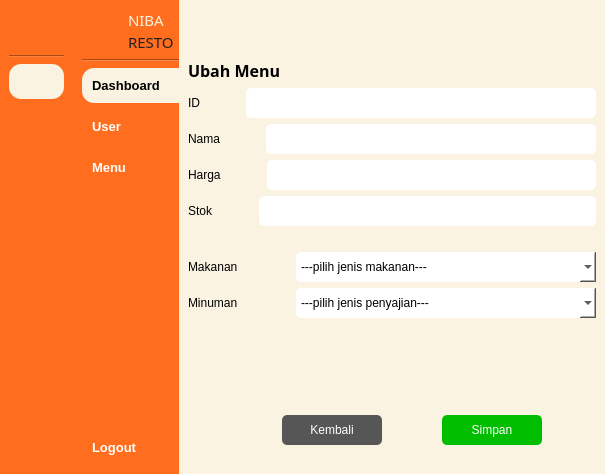
<?xml version="1.0" encoding="UTF-8"?>
<ui version="4.0">
 <class>MainWindow</class>
 <widget class="QMainWindow" name="MainWindow">
  <property name="geometry">
   <rect>
    <x>0</x>
    <y>0</y>
    <width>614</width>
    <height>474</height>
   </rect>
  </property>
  <property name="windowTitle">
   <string>MainWindow</string>
  </property>
  <property name="styleSheet">
   <string notr="true">background-color: rgb(255, 255, 255);</string>
  </property>
  <widget class="QWidget" name="centralwidget">
   <layout class="QGridLayout" name="gridLayout">
    <property name="leftMargin">
     <number>0</number>
    </property>
    <property name="topMargin">
     <number>0</number>
    </property>
    <property name="rightMargin">
     <number>0</number>
    </property>
    <property name="bottomMargin">
     <number>0</number>
    </property>
    <property name="horizontalSpacing">
     <number>0</number>
    </property>
    <item row="0" column="0">
     <widget class="QWidget" name="icon_only_widget" native="true">
      <property name="maximumSize">
       <size>
        <width>75</width>
        <height>16777215</height>
       </size>
      </property>
      <property name="styleSheet">
       <string notr="true">QPushButton {
	text-align: center;
	border-radius: 12px;
    padding: 10px;
    border: 0px;
	color: white;
    font-weight: 600;
}

QPushButton:hover {
	background-color: rgb(181, 171, 146);
}

QPushButton:checked {
	color: black;
	background-color: #FAF3E1;
}

QWidget {
	background-color: #FF6D1F;
}</string>
      </property>
      <layout class="QVBoxLayout" name="verticalLayout">
       <item>
        <layout class="QVBoxLayout" name="verticalLayout_7">
         <item>
          <layout class="QHBoxLayout" name="horizontalLayout_4">
           <property name="rightMargin">
            <number>5</number>
           </property>
           <item>
            <widget class="QLabel" name="label_4">
             <property name="sizePolicy">
              <sizepolicy hsizetype="Fixed" vsizetype="Fixed">
               <horstretch>0</horstretch>
               <verstretch>0</verstretch>
              </sizepolicy>
             </property>
             <property name="minimumSize">
              <size>
               <width>40</width>
               <height>40</height>
              </size>
             </property>
             <property name="maximumSize">
              <size>
               <width>40</width>
               <height>40</height>
              </size>
             </property>
             <property name="styleSheet">
              <string notr="true">QLabel {
    background-color: transparent;
    border-radius: 20px;
    background-image: url(:/yourpic.png);
    background-repeat: no-repeat;
    background-position: center;
}
</string>
             </property>
             <property name="text">
              <string/>
             </property>
             <property name="pixmap">
              <pixmap resource="images.qrc">:/image/images/logo-rounded.png</pixmap>
             </property>
             <property name="scaledContents">
              <bool>true</bool>
             </property>
            </widget>
           </item>
          </layout>
         </item>
         <item>
          <widget class="Line" name="line">
           <property name="orientation">
            <enum>Qt::Horizontal</enum>
           </property>
          </widget>
         </item>
         <item>
          <widget class="QPushButton" name="btn_dashboard_icon">
           <property name="font">
            <font>
             <family>Microsoft Sans Serif</family>
             <pointsize>10</pointsize>
             <weight>75</weight>
             <bold>true</bold>
            </font>
           </property>
           <property name="styleSheet">
            <string notr="true"/>
           </property>
           <property name="text">
            <string/>
           </property>
           <property name="icon">
            <iconset resource="images.qrc">
             <normaloff>:/image/images/mage--home-fill-off.png</normaloff>
             <normalon>:/image/images/mage--home-fill.png</normalon>
             <disabledoff>:/image/images/mage--home-fill-off.png</disabledoff>
             <disabledon>:/image/images/mage--home-fill.png</disabledon>
             <activeoff>:/image/images/mage--home-fill-off.png</activeoff>
             <activeon>:/image/images/mage--home-fill.png</activeon>
             <selectedoff>:/image/images/mage--home-fill-off.png</selectedoff>
             <selectedon>:/image/images/mage--home-fill.png</selectedon>:/image/images/mage--home-fill-off.png</iconset>
           </property>
           <property name="iconSize">
            <size>
             <width>20</width>
             <height>20</height>
            </size>
           </property>
           <property name="checkable">
            <bool>true</bool>
           </property>
           <property name="checked">
            <bool>true</bool>
           </property>
           <property name="autoExclusive">
            <bool>true</bool>
           </property>
          </widget>
         </item>
         <item>
          <widget class="QPushButton" name="btn_user_icon">
           <property name="font">
            <font>
             <family>MS Sans Serif</family>
             <pointsize>10</pointsize>
             <weight>75</weight>
             <bold>true</bold>
            </font>
           </property>
           <property name="styleSheet">
            <string notr="true"/>
           </property>
           <property name="text">
            <string/>
           </property>
           <property name="icon">
            <iconset resource="images.qrc">
             <normaloff>:/image/images/mage--users-fill-off.png</normaloff>
             <normalon>:/image/images/mage--users-fill.png</normalon>:/image/images/mage--users-fill-off.png</iconset>
           </property>
           <property name="iconSize">
            <size>
             <width>20</width>
             <height>20</height>
            </size>
           </property>
           <property name="checkable">
            <bool>true</bool>
           </property>
           <property name="autoExclusive">
            <bool>true</bool>
           </property>
          </widget>
         </item>
         <item>
          <widget class="QPushButton" name="btn_menu_icon">
           <property name="font">
            <font>
             <family>MS Sans Serif</family>
             <pointsize>10</pointsize>
             <weight>75</weight>
             <bold>true</bold>
            </font>
           </property>
           <property name="styleSheet">
            <string notr="true"/>
           </property>
           <property name="text">
            <string/>
           </property>
           <property name="icon">
            <iconset resource="images.qrc">
             <normaloff>:/image/images/mage--clipboard-2-fill-off.png</normaloff>
             <normalon>:/image/images/mage--clipboard-2-fill.png</normalon>:/image/images/mage--clipboard-2-fill-off.png</iconset>
           </property>
           <property name="iconSize">
            <size>
             <width>20</width>
             <height>20</height>
            </size>
           </property>
           <property name="checkable">
            <bool>true</bool>
           </property>
           <property name="autoExclusive">
            <bool>true</bool>
           </property>
          </widget>
         </item>
         <item>
          <spacer name="verticalSpacer_3">
           <property name="orientation">
            <enum>Qt::Vertical</enum>
           </property>
           <property name="sizeHint" stdset="0">
            <size>
             <width>40</width>
             <height>200</height>
            </size>
           </property>
          </spacer>
         </item>
         <item>
          <widget class="QPushButton" name="btn_logout_icon">
           <property name="font">
            <font>
             <family>MS Sans Serif</family>
             <pointsize>10</pointsize>
             <weight>75</weight>
             <bold>true</bold>
            </font>
           </property>
           <property name="styleSheet">
            <string notr="true">QPushButton {
	border-radius: 12px;
}</string>
           </property>
           <property name="text">
            <string/>
           </property>
           <property name="icon">
            <iconset resource="images.qrc">
             <normaloff>:/image/images/mage--shut-down-fill-off.png</normaloff>
             <normalon>:/image/images/mage--shut-down-fill.png</normalon>:/image/images/mage--shut-down-fill-off.png</iconset>
           </property>
           <property name="iconSize">
            <size>
             <width>20</width>
             <height>20</height>
            </size>
           </property>
          </widget>
         </item>
        </layout>
       </item>
      </layout>
     </widget>
    </item>
    <item row="0" column="1">
     <widget class="QWidget" name="icon_name_widget" native="true">
      <property name="maximumSize">
       <size>
        <width>150</width>
        <height>16777215</height>
       </size>
      </property>
      <property name="styleSheet">
       <string notr="true">QPushButton {
	text-align: left;
	border-top-left-radius: 12px;
	border-bottom-left-radius: 12px;
    padding: 10px;
    border: 0px;
	color: white;
    font-weight: 600;
}

QPushButton:hover {
	background-color: rgb(181, 171, 146);
}

QPushButton:checked {
	color: black;
	background-color: #FAF3E1;
}

QWidget {
	background-color: #FF6D1F;
}</string>
      </property>
      <layout class="QVBoxLayout" name="verticalLayout_4">
       <property name="leftMargin">
        <number>9</number>
       </property>
       <property name="topMargin">
        <number>9</number>
       </property>
       <property name="rightMargin">
        <number>0</number>
       </property>
       <property name="bottomMargin">
        <number>9</number>
       </property>
       <item>
        <layout class="QVBoxLayout" name="verticalLayout_2">
         <item>
          <layout class="QHBoxLayout" name="horizontalLayout_2">
           <property name="rightMargin">
            <number>5</number>
           </property>
           <item>
            <widget class="QLabel" name="label_2">
             <property name="sizePolicy">
              <sizepolicy hsizetype="Fixed" vsizetype="Fixed">
               <horstretch>0</horstretch>
               <verstretch>0</verstretch>
              </sizepolicy>
             </property>
             <property name="minimumSize">
              <size>
               <width>40</width>
               <height>40</height>
              </size>
             </property>
             <property name="maximumSize">
              <size>
               <width>40</width>
               <height>40</height>
              </size>
             </property>
             <property name="styleSheet">
              <string notr="true">QLabel {
    background-color: transparent;
    border-radius: 20px;
    background-image: url(:/yourpic.png);
    background-repeat: no-repeat;
    background-position: center;
}
</string>
             </property>
             <property name="text">
              <string/>
             </property>
             <property name="pixmap">
              <pixmap resource="images.qrc">:/image/images/logo-rounded.png</pixmap>
             </property>
             <property name="scaledContents">
              <bool>true</bool>
             </property>
            </widget>
           </item>
           <item>
            <layout class="QVBoxLayout" name="verticalLayout_3">
             <property name="spacing">
              <number>0</number>
             </property>
             <item>
              <widget class="QLabel" name="label_3">
               <property name="maximumSize">
                <size>
                 <width>50</width>
                 <height>16777215</height>
                </size>
               </property>
               <property name="font">
                <font>
                 <family>Bauhaus 93</family>
                 <pointsize>11</pointsize>
                 <weight>50</weight>
                 <bold>false</bold>
                 <strikeout>false</strikeout>
                 <kerning>true</kerning>
                </font>
               </property>
               <property name="styleSheet">
                <string notr="true">color: #FAF3E1;</string>
               </property>
               <property name="text">
                <string>NIBA</string>
               </property>
               <property name="textFormat">
                <enum>Qt::PlainText</enum>
               </property>
              </widget>
             </item>
             <item>
              <widget class="QLabel" name="label_5">
               <property name="sizePolicy">
                <sizepolicy hsizetype="Minimum" vsizetype="Preferred">
                 <horstretch>0</horstretch>
                 <verstretch>0</verstretch>
                </sizepolicy>
               </property>
               <property name="maximumSize">
                <size>
                 <width>50</width>
                 <height>16777215</height>
                </size>
               </property>
               <property name="font">
                <font>
                 <family>Bauhaus 93</family>
                 <pointsize>11</pointsize>
                 <weight>50</weight>
                 <bold>false</bold>
                 <strikeout>false</strikeout>
                 <kerning>true</kerning>
                </font>
               </property>
               <property name="styleSheet">
                <string notr="true">color: #222222;</string>
               </property>
               <property name="text">
                <string>RESTO</string>
               </property>
               <property name="textFormat">
                <enum>Qt::PlainText</enum>
               </property>
               <property name="scaledContents">
                <bool>false</bool>
               </property>
              </widget>
             </item>
            </layout>
           </item>
          </layout>
         </item>
         <item>
          <widget class="Line" name="line_2">
           <property name="orientation">
            <enum>Qt::Horizontal</enum>
           </property>
          </widget>
         </item>
         <item>
          <widget class="QPushButton" name="btn_dashboard_expanded">
           <property name="font">
            <font>
             <family>Microsoft Sans Serif</family>
             <pointsize>10</pointsize>
             <weight>75</weight>
             <bold>true</bold>
            </font>
           </property>
           <property name="styleSheet">
            <string notr="true"/>
           </property>
           <property name="text">
            <string>Dashboard</string>
           </property>
           <property name="icon">
            <iconset resource="images.qrc">
             <normaloff>:/image/images/mage--home-fill-off.png</normaloff>
             <normalon>:/image/images/mage--home-fill.png</normalon>
             <disabledoff>:/image/images/mage--home-fill-off.png</disabledoff>
             <disabledon>:/image/images/mage--home-fill.png</disabledon>
             <activeoff>:/image/images/mage--home-fill-off.png</activeoff>
             <activeon>:/image/images/mage--home-fill.png</activeon>
             <selectedoff>:/image/images/mage--home-fill-off.png</selectedoff>
             <selectedon>:/image/images/mage--home-fill.png</selectedon>:/image/images/mage--home-fill-off.png</iconset>
           </property>
           <property name="iconSize">
            <size>
             <width>20</width>
             <height>20</height>
            </size>
           </property>
           <property name="checkable">
            <bool>true</bool>
           </property>
           <property name="checked">
            <bool>true</bool>
           </property>
           <property name="autoExclusive">
            <bool>true</bool>
           </property>
          </widget>
         </item>
         <item>
          <widget class="QPushButton" name="btn_user_expanded">
           <property name="font">
            <font>
             <family>MS Sans Serif</family>
             <pointsize>10</pointsize>
             <weight>75</weight>
             <bold>true</bold>
            </font>
           </property>
           <property name="styleSheet">
            <string notr="true"/>
           </property>
           <property name="text">
            <string>User</string>
           </property>
           <property name="icon">
            <iconset resource="images.qrc">
             <normaloff>:/image/images/mage--users-fill-off.png</normaloff>
             <normalon>:/image/images/mage--users-fill.png</normalon>:/image/images/mage--users-fill-off.png</iconset>
           </property>
           <property name="iconSize">
            <size>
             <width>20</width>
             <height>20</height>
            </size>
           </property>
           <property name="checkable">
            <bool>true</bool>
           </property>
           <property name="autoExclusive">
            <bool>true</bool>
           </property>
          </widget>
         </item>
         <item>
          <widget class="QPushButton" name="btn_menu_expanded">
           <property name="font">
            <font>
             <family>MS Sans Serif</family>
             <pointsize>10</pointsize>
             <weight>75</weight>
             <bold>true</bold>
            </font>
           </property>
           <property name="styleSheet">
            <string notr="true"/>
           </property>
           <property name="text">
            <string>Menu</string>
           </property>
           <property name="icon">
            <iconset resource="images.qrc">
             <normaloff>:/image/images/mage--clipboard-2-fill-off.png</normaloff>
             <normalon>:/image/images/mage--clipboard-2-fill.png</normalon>:/image/images/mage--clipboard-2-fill-off.png</iconset>
           </property>
           <property name="iconSize">
            <size>
             <width>20</width>
             <height>20</height>
            </size>
           </property>
           <property name="checkable">
            <bool>true</bool>
           </property>
           <property name="autoExclusive">
            <bool>true</bool>
           </property>
          </widget>
         </item>
         <item>
          <spacer name="verticalSpacer_2">
           <property name="orientation">
            <enum>Qt::Vertical</enum>
           </property>
           <property name="sizeHint" stdset="0">
            <size>
             <width>40</width>
             <height>200</height>
            </size>
           </property>
          </spacer>
         </item>
         <item>
          <widget class="QPushButton" name="btn_logout_expanded">
           <property name="font">
            <font>
             <family>MS Sans Serif</family>
             <pointsize>10</pointsize>
             <weight>75</weight>
             <bold>true</bold>
            </font>
           </property>
           <property name="styleSheet">
            <string notr="true">QPushButton {
	border-radius: 12px;
}</string>
           </property>
           <property name="text">
            <string>Logout</string>
           </property>
           <property name="icon">
            <iconset resource="images.qrc">
             <normaloff>:/image/images/mage--shut-down-fill-off.png</normaloff>
             <normalon>:/image/images/mage--shut-down-fill.png</normalon>:/image/images/mage--shut-down-fill-off.png</iconset>
           </property>
           <property name="iconSize">
            <size>
             <width>20</width>
             <height>20</height>
            </size>
           </property>
          </widget>
         </item>
        </layout>
       </item>
      </layout>
     </widget>
    </item>
    <item row="0" column="2">
     <widget class="QWidget" name="main_menu" native="true">
      <property name="styleSheet">
       <string notr="true">background-color: rgb(255, 255, 255);</string>
      </property>
      <layout class="QVBoxLayout" name="verticalLayout_5">
       <property name="spacing">
        <number>0</number>
       </property>
       <property name="leftMargin">
        <number>0</number>
       </property>
       <property name="topMargin">
        <number>0</number>
       </property>
       <property name="bottomMargin">
        <number>0</number>
       </property>
       <item>
        <widget class="QWidget" name="widget" native="true">
         <property name="minimumSize">
          <size>
           <width>0</width>
           <height>50</height>
          </size>
         </property>
         <property name="maximumSize">
          <size>
           <width>16777215</width>
           <height>50</height>
          </size>
         </property>
         <property name="styleSheet">
          <string notr="true">background-color: rgb(250, 243, 225);</string>
         </property>
         <layout class="QHBoxLayout" name="horizontalLayout_6">
          <item>
           <layout class="QHBoxLayout" name="horizontalLayout">
            <item>
             <widget class="QPushButton" name="btn_expand">
              <property name="styleSheet">
               <string notr="true">QPushButton {
	text-align: left;
	border-radius: 12px;
    padding: 10px;
    border: 0px;
	color: black;
    font-weight: 600;
}

QPushButton:hover {
	background-color: #F5E7C6;
}

QPushButton:checked {
	background-color: #222222;
}</string>
              </property>
              <property name="text">
               <string/>
              </property>
              <property name="icon">
               <iconset resource="images.qrc">
                <normaloff>:/image/images/mage--dash-menu-off.png</normaloff>
                <normalon>:/image/images/mage--double-arrow-left-off.png</normalon>:/image/images/mage--dash-menu-off.png</iconset>
              </property>
              <property name="iconSize">
               <size>
                <width>20</width>
                <height>20</height>
               </size>
              </property>
              <property name="checkable">
               <bool>true</bool>
              </property>
             </widget>
            </item>
            <item>
             <spacer name="horizontalSpacer">
              <property name="orientation">
               <enum>Qt::Vertical</enum>
              </property>
              <property name="sizeHint" stdset="0">
               <size>
                <width>118</width>
                <height>20</height>
               </size>
              </property>
             </spacer>
            </item>
           </layout>
          </item>
         </layout>
        </widget>
       </item>
       <item>
        <widget class="QWidget" name="widget_2" native="true">
         <property name="styleSheet">
          <string notr="true">QWidget {
	background-color: rgb(250, 243, 225);
}

QLabel {
	color:black;
}

QLineEdit {
	background-color: white;
	border-radius:  5px;
}

QComboBox {
	background-color: white;
	border-radius: 5px;
}</string>
         </property>
         <layout class="QVBoxLayout" name="verticalLayout_6">
          <item>
           <widget class="QLabel" name="label_19">
            <property name="maximumSize">
             <size>
              <width>16777215</width>
              <height>30</height>
             </size>
            </property>
            <property name="font">
             <font>
              <family>MS Reference Sans Serif</family>
              <pointsize>12</pointsize>
              <weight>75</weight>
              <bold>true</bold>
             </font>
            </property>
            <property name="styleSheet">
             <string notr="true">color:black;</string>
            </property>
            <property name="text">
             <string>Ubah Menu</string>
            </property>
            <property name="scaledContents">
             <bool>false</bool>
            </property>
            <property name="wordWrap">
             <bool>false</bool>
            </property>
           </widget>
          </item>
          <item>
           <layout class="QVBoxLayout" name="verticalLayout_9">
            <item>
             <layout class="QHBoxLayout" name="horizontalLayout_22">
              <item>
               <widget class="QLabel" name="label_21">
                <property name="text">
                 <string>ID</string>
                </property>
               </widget>
              </item>
              <item>
               <spacer name="horizontalSpacer_16">
                <property name="orientation">
                 <enum>Qt::Vertical</enum>
                </property>
                <property name="sizeHint" stdset="0">
                 <size>
                  <width>40</width>
                  <height>20</height>
                 </size>
                </property>
               </spacer>
              </item>
              <item>
               <widget class="QLineEdit" name="lineEdit_7">
                <property name="minimumSize">
                 <size>
                  <width>300</width>
                  <height>30</height>
                 </size>
                </property>
                <property name="maximumSize">
                 <size>
                  <width>1000</width>
                  <height>30</height>
                 </size>
                </property>
               </widget>
              </item>
             </layout>
            </item>
            <item>
             <layout class="QHBoxLayout" name="horizontalLayout_12">
              <item>
               <widget class="QLabel" name="label_14">
                <property name="styleSheet">
                 <string notr="true"/>
                </property>
                <property name="text">
                 <string>Nama</string>
                </property>
               </widget>
              </item>
              <item>
               <spacer name="horizontalSpacer_9">
                <property name="orientation">
                 <enum>Qt::Vertical</enum>
                </property>
                <property name="sizeHint" stdset="0">
                 <size>
                  <width>40</width>
                  <height>20</height>
                 </size>
                </property>
               </spacer>
              </item>
              <item>
               <widget class="QLineEdit" name="lineEdit_4">
                <property name="minimumSize">
                 <size>
                  <width>300</width>
                  <height>30</height>
                 </size>
                </property>
                <property name="maximumSize">
                 <size>
                  <width>1000</width>
                  <height>30</height>
                 </size>
                </property>
                <property name="styleSheet">
                 <string notr="true"/>
                </property>
               </widget>
              </item>
             </layout>
            </item>
            <item>
             <layout class="QHBoxLayout" name="horizontalLayout_16">
              <item>
               <widget class="QLabel" name="label_15">
                <property name="text">
                 <string>Harga</string>
                </property>
               </widget>
              </item>
              <item>
               <spacer name="horizontalSpacer_10">
                <property name="orientation">
                 <enum>Qt::Vertical</enum>
                </property>
                <property name="sizeType">
                 <enum>QSizePolicy::Expanding</enum>
                </property>
                <property name="sizeHint" stdset="0">
                 <size>
                  <width>40</width>
                  <height>20</height>
                 </size>
                </property>
               </spacer>
              </item>
              <item>
               <widget class="QLineEdit" name="lineEdit_5">
                <property name="minimumSize">
                 <size>
                  <width>300</width>
                  <height>30</height>
                 </size>
                </property>
                <property name="maximumSize">
                 <size>
                  <width>1000</width>
                  <height>30</height>
                 </size>
                </property>
               </widget>
              </item>
             </layout>
            </item>
            <item>
             <layout class="QHBoxLayout" name="horizontalLayout_17">
              <item>
               <widget class="QLabel" name="label_16">
                <property name="text">
                 <string>Stok</string>
                </property>
               </widget>
              </item>
              <item>
               <spacer name="horizontalSpacer_11">
                <property name="orientation">
                 <enum>Qt::Vertical</enum>
                </property>
                <property name="sizeType">
                 <enum>QSizePolicy::Expanding</enum>
                </property>
                <property name="sizeHint" stdset="0">
                 <size>
                  <width>40</width>
                  <height>20</height>
                 </size>
                </property>
               </spacer>
              </item>
              <item>
               <widget class="QLineEdit" name="lineEdit_6">
                <property name="minimumSize">
                 <size>
                  <width>300</width>
                  <height>30</height>
                 </size>
                </property>
                <property name="maximumSize">
                 <size>
                  <width>1000</width>
                  <height>30</height>
                 </size>
                </property>
                <property name="baseSize">
                 <size>
                  <width>0</width>
                  <height>0</height>
                 </size>
                </property>
               </widget>
              </item>
             </layout>
            </item>
            <item>
             <layout class="QHBoxLayout" name="horizontalLayout_18">
              <item>
               <spacer name="horizontalSpacer_12">
                <property name="orientation">
                 <enum>Qt::Vertical</enum>
                </property>
                <property name="sizeType">
                 <enum>QSizePolicy::Expanding</enum>
                </property>
                <property name="sizeHint" stdset="0">
                 <size>
                  <width>40</width>
                  <height>20</height>
                 </size>
                </property>
               </spacer>
              </item>
             </layout>
            </item>
           </layout>
          </item>
          <item>
           <widget class="QFrame" name="frame_makanan_2">
            <property name="maximumSize">
             <size>
              <width>16777215</width>
              <height>30</height>
             </size>
            </property>
            <property name="frameShape">
             <enum>QFrame::NoFrame</enum>
            </property>
            <layout class="QHBoxLayout" name="horizontalLayout_21">
             <property name="leftMargin">
              <number>0</number>
             </property>
             <property name="topMargin">
              <number>0</number>
             </property>
             <property name="rightMargin">
              <number>0</number>
             </property>
             <property name="bottomMargin">
              <number>0</number>
             </property>
             <item>
              <widget class="QLabel" name="label_20">
               <property name="text">
                <string>Makanan</string>
               </property>
              </widget>
             </item>
             <item>
              <spacer name="horizontalSpacer_15">
               <property name="orientation">
                <enum>Qt::Vertical</enum>
               </property>
               <property name="sizeType">
                <enum>QSizePolicy::Expanding</enum>
               </property>
               <property name="sizeHint" stdset="0">
                <size>
                 <width>40</width>
                 <height>20</height>
                </size>
               </property>
              </spacer>
             </item>
             <item>
              <widget class="QComboBox" name="comboBox_6">
               <property name="minimumSize">
                <size>
                 <width>300</width>
                 <height>30</height>
                </size>
               </property>
               <property name="maximumSize">
                <size>
                 <width>1000</width>
                 <height>30</height>
                </size>
               </property>
               <item>
                <property name="text">
                 <string>---pilih jenis makanan---</string>
                </property>
               </item>
               <item>
                <property name="text">
                 <string>main menu</string>
                </property>
               </item>
               <item>
                <property name="text">
                 <string>dessert</string>
                </property>
               </item>
              </widget>
             </item>
            </layout>
           </widget>
          </item>
          <item>
           <widget class="QFrame" name="frame_minuman_2">
            <property name="maximumSize">
             <size>
              <width>16777215</width>
              <height>30</height>
             </size>
            </property>
            <property name="frameShape">
             <enum>QFrame::NoFrame</enum>
            </property>
            <layout class="QHBoxLayout" name="horizontalLayout_19">
             <property name="leftMargin">
              <number>0</number>
             </property>
             <property name="topMargin">
              <number>0</number>
             </property>
             <property name="rightMargin">
              <number>0</number>
             </property>
             <property name="bottomMargin">
              <number>0</number>
             </property>
             <item>
              <widget class="QLabel" name="label_18">
               <property name="text">
                <string>Minuman</string>
               </property>
              </widget>
             </item>
             <item>
              <spacer name="horizontalSpacer_13">
               <property name="orientation">
                <enum>Qt::Vertical</enum>
               </property>
               <property name="sizeHint" stdset="0">
                <size>
                 <width>27</width>
                 <height>20</height>
                </size>
               </property>
              </spacer>
             </item>
             <item>
              <widget class="QComboBox" name="comboBox_5">
               <property name="minimumSize">
                <size>
                 <width>300</width>
                 <height>30</height>
                </size>
               </property>
               <property name="maximumSize">
                <size>
                 <width>1000</width>
                 <height>30</height>
                </size>
               </property>
               <item>
                <property name="text">
                 <string>---pilih jenis penyajian---</string>
                </property>
               </item>
               <item>
                <property name="text">
                 <string>panas</string>
                </property>
               </item>
               <item>
                <property name="text">
                 <string>dingin</string>
                </property>
               </item>
              </widget>
             </item>
            </layout>
           </widget>
          </item>
          <item>
           <spacer name="verticalSpacer_5">
            <property name="orientation">
             <enum>Qt::Vertical</enum>
            </property>
            <property name="sizeHint" stdset="0">
             <size>
              <width>20</width>
              <height>35</height>
             </size>
            </property>
           </spacer>
          </item>
          <item>
           <layout class="QHBoxLayout" name="horizontalLayout_20">
            <item>
             <spacer name="horizontalSpacer_14">
              <property name="orientation">
               <enum>Qt::Vertical</enum>
              </property>
              <property name="sizeHint" stdset="0">
               <size>
                <width>40</width>
                <height>20</height>
               </size>
              </property>
             </spacer>
            </item>
            <item>
             <widget class="QPushButton" name="pushButton_4">
              <property name="minimumSize">
               <size>
                <width>100</width>
                <height>30</height>
               </size>
              </property>
              <property name="maximumSize">
               <size>
                <width>100</width>
                <height>30</height>
               </size>
              </property>
              <property name="styleSheet">
               <string notr="true">QPushButton {
	background-color: rgb(86, 86, 86);
	color:  white;
	padding: 2px;
	border-radius: 5px;
}</string>
              </property>
              <property name="text">
               <string>Kembali</string>
              </property>
             </widget>
            </item>
            <item>
             <widget class="QPushButton" name="btn_save_2">
              <property name="minimumSize">
               <size>
                <width>100</width>
                <height>30</height>
               </size>
              </property>
              <property name="maximumSize">
               <size>
                <width>100</width>
                <height>30</height>
               </size>
              </property>
              <property name="styleSheet">
               <string notr="true">QPushButton {
	background-color: rgb(0, 189, 0);
	color: white;
	padding: 2px;
	border-radius: 5px;
}</string>
              </property>
              <property name="text">
               <string>Simpan</string>
              </property>
             </widget>
            </item>
           </layout>
          </item>
         </layout>
        </widget>
       </item>
      </layout>
     </widget>
    </item>
   </layout>
  </widget>
 </widget>
 <resources>
  <include location="images.qrc"/>
 </resources>
 <connections>
  <connection>
   <sender>btn_expand</sender>
   <signal>toggled(bool)</signal>
   <receiver>icon_only_widget</receiver>
   <slot>setHidden(bool)</slot>
   <hints>
    <hint type="sourcelabel">
     <x>221</x>
     <y>54</y>
    </hint>
    <hint type="destinationlabel">
     <x>63</x>
     <y>252</y>
    </hint>
   </hints>
  </connection>
  <connection>
   <sender>btn_expand</sender>
   <signal>toggled(bool)</signal>
   <receiver>icon_name_widget</receiver>
   <slot>setVisible(bool)</slot>
   <hints>
    <hint type="sourcelabel">
     <x>240</x>
     <y>61</y>
    </hint>
    <hint type="destinationlabel">
     <x>186</x>
     <y>243</y>
    </hint>
   </hints>
  </connection>
  <connection>
   <sender>btn_logout_expanded</sender>
   <signal>clicked()</signal>
   <receiver>MainWindow</receiver>
   <slot>close()</slot>
   <hints>
    <hint type="sourcelabel">
     <x>185</x>
     <y>463</y>
    </hint>
    <hint type="destinationlabel">
     <x>140</x>
     <y>470</y>
    </hint>
   </hints>
  </connection>
  <connection>
   <sender>btn_dashboard_expanded</sender>
   <signal>toggled(bool)</signal>
   <receiver>btn_dashboard_icon</receiver>
   <slot>setChecked(bool)</slot>
   <hints>
    <hint type="sourcelabel">
     <x>137</x>
     <y>107</y>
    </hint>
    <hint type="destinationlabel">
     <x>31</x>
     <y>114</y>
    </hint>
   </hints>
  </connection>
  <connection>
   <sender>btn_user_expanded</sender>
   <signal>toggled(bool)</signal>
   <receiver>btn_user_icon</receiver>
   <slot>setChecked(bool)</slot>
   <hints>
    <hint type="sourcelabel">
     <x>109</x>
     <y>148</y>
    </hint>
    <hint type="destinationlabel">
     <x>35</x>
     <y>161</y>
    </hint>
   </hints>
  </connection>
  <connection>
   <sender>btn_menu_expanded</sender>
   <signal>toggled(bool)</signal>
   <receiver>btn_menu_icon</receiver>
   <slot>setChecked(bool)</slot>
   <hints>
    <hint type="sourcelabel">
     <x>117</x>
     <y>201</y>
    </hint>
    <hint type="destinationlabel">
     <x>37</x>
     <y>202</y>
    </hint>
   </hints>
  </connection>
  <connection>
   <sender>btn_dashboard_icon</sender>
   <signal>toggled(bool)</signal>
   <receiver>btn_dashboard_expanded</receiver>
   <slot>setChecked(bool)</slot>
   <hints>
    <hint type="sourcelabel">
     <x>43</x>
     <y>100</y>
    </hint>
    <hint type="destinationlabel">
     <x>123</x>
     <y>100</y>
    </hint>
   </hints>
  </connection>
  <connection>
   <sender>btn_user_icon</sender>
   <signal>toggled(bool)</signal>
   <receiver>btn_user_expanded</receiver>
   <slot>setChecked(bool)</slot>
   <hints>
    <hint type="sourcelabel">
     <x>23</x>
     <y>145</y>
    </hint>
    <hint type="destinationlabel">
     <x>168</x>
     <y>144</y>
    </hint>
   </hints>
  </connection>
  <connection>
   <sender>btn_menu_icon</sender>
   <signal>toggled(bool)</signal>
   <receiver>btn_menu_expanded</receiver>
   <slot>setChecked(bool)</slot>
   <hints>
    <hint type="sourcelabel">
     <x>34</x>
     <y>182</y>
    </hint>
    <hint type="destinationlabel">
     <x>153</x>
     <y>196</y>
    </hint>
   </hints>
  </connection>
  <connection>
   <sender>btn_logout_icon</sender>
   <signal>clicked()</signal>
   <receiver>MainWindow</receiver>
   <slot>close()</slot>
   <hints>
    <hint type="sourcelabel">
     <x>38</x>
     <y>445</y>
    </hint>
    <hint type="destinationlabel">
     <x>48</x>
     <y>513</y>
    </hint>
   </hints>
  </connection>
 </connections>
</ui>
